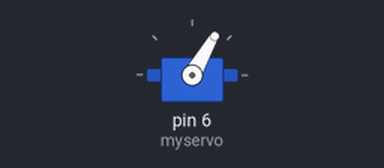
A sketch run on a simulated Arduino Uno, built with avr-gcc and run on an emulated ATmega328P. On the bench: servo.

Above: at 0.05 s.
Timing chart, 0 to 3.5 s (numbered marks = the images above):
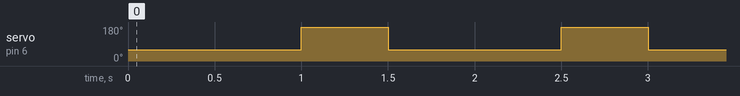

The sketch:

inserter_tester.ino
```cpp
#include <Servo.h>

Servo myservo;
int pos = 0;    // variable to store the servo position

void setup() {
  myservo.attach(6);  // attaches the servo on pin 9 to the servo object
}

void loop() {
  myservo.write(60);
  delay(1000);
  myservo.write(235);
  delay(500);
}
```

Measured:
- by itself, servo on pin 6 (myservo): alternates 180° for 0.50 s and 60° for 1.0 s
